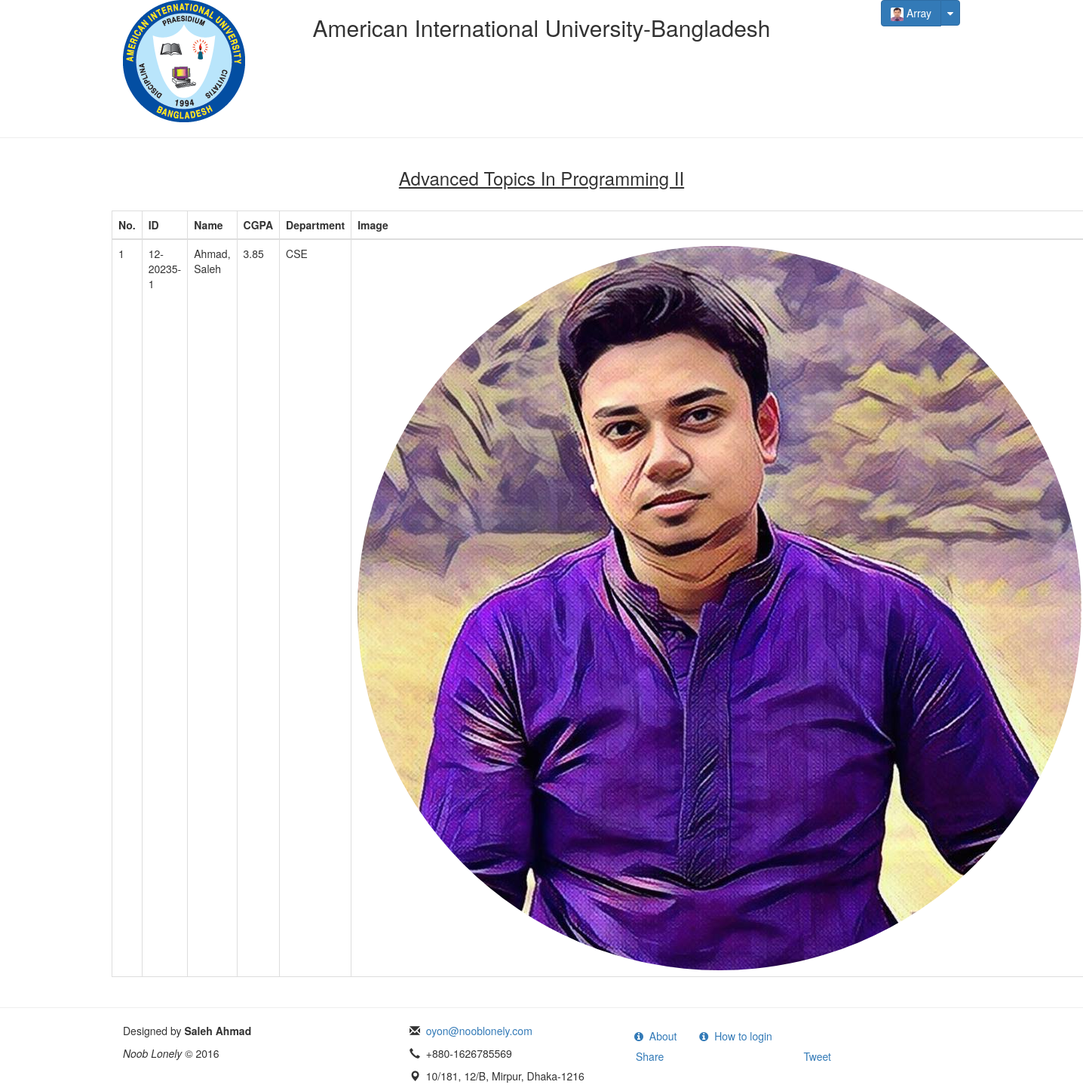
Page /studentList.php?id=1 (signed in) on the committed database.
### tables this page shows
CREATE TABLE `teacher` (
  `t_id` int(11) NOT NULL COMMENT 'teacher id',
  `t_aiub_id` varchar(15) NOT NULL COMMENT 'teacher aiub id',
  `t_name` varchar(55) NOT NULL COMMENT 'teacher name',
  `t_pass` varchar(255) NOT NULL DEFAULT '1234' COMMENT 'teacher pass',
  `t_email` varchar(100) NOT NULL COMMENT 'teacher email',
  `t_phone` text NOT NULL COMMENT 'teacher phone',
  `t_gender` text COMMENT 'teacher gender',
  `t_dob` date NOT NULL COMMENT 'teacher date of birth',
  `t_image` varchar(255) NOT NULL DEFAULT 'default-user.png' COMMENT 'teacher image',
  `t_designation` varchar(255) NOT NULL DEFAULT 'Lecturer' COMMENT 'teacher designation',
  `img_contents` text COMMENT 'Teacher''s profile Picture''s Contents',
  `t_small_image` text COMMENT 'Teacher''s Image Icon'
);

CREATE TABLE `course` (
  `c_id` int(11) NOT NULL COMMENT 'course id',
  `c_name` varchar(55) NOT NULL COMMENT 'course name',
  `t_id` int(11) NOT NULL DEFAULT '0' COMMENT 'teacher id'
);

CREATE TABLE `student` (
  `s_id` int(11) NOT NULL COMMENT 'student id',
  `s_aiub_id` varchar(15) NOT NULL COMMENT 'student aiub id',
  `s_full_name` varchar(55) NOT NULL COMMENT 'student full name',
  `s_cgpa` float NOT NULL DEFAULT '0' COMMENT 'student cgpa',
  `s_phone` varchar(20) NOT NULL COMMENT 'student phone',
  `s_email` varchar(55) DEFAULT NULL COMMENT 'student email',
  `s_pass` varchar(255) NOT NULL DEFAULT '1234' COMMENT 'student password',
  `s_dept` varchar(10) NOT NULL COMMENT 'student department',
  `s_image` text COMMENT 'student image',
  `s_gender` varchar(10) DEFAULT NULL COMMENT 'student gender',
  `s_dob` date DEFAULT NULL COMMENT 'student date of birth',
  `s_small_image` text COMMENT 'Student''s Image Icon',
  `img_contents` text COMMENT 'Contents of Image'
);

### model/db.php (called while the page is built, shortened)
<?php
function getCourseName($cid)
{
	$conn = db_conn();
	$sql = "SELECT `c_name` FROM `course`
WHERE `c_id` = ".mysqli_real_escape_string($conn, $cid);
	$result = mysqli_query($conn, $sql);
	$row = mysqli_fetch_array($result, MYSQLI_ASSOC);
	return $row['c_name'];
}
function studentList($cid)
{
	$conn = db_conn();
	$sql = "SELECT student.s_id, `s_aiub_id`, `s_full_name`, `s_cgpa`, `s_dept`, `s_image`
FROM `student`
INNER JOIN `teacher_student_course` ON student.s_id = teacher_student_course.s_id
WHERE teacher_student_course.c_id = ".mysqli_real_escape_string($conn, $cid)."
ORDER BY student.s_full_name";
	$result = mysqli_query($conn, $sql);
	$row = array();
	for($i=0; $i< mysqli_num_rows($result); $i++){
		$row[] = mysqli_fetch_array($result, MYSQLI_ASSOC);
	}
	return $row;
}
function returnTeacherPic($tid)
{
	$conn = db_conn();
	$sql = "SELECT `t_small_image` FROM `teacher`
WHERE `t_id` = ".mysqli_real_escape_string($conn, $tid);
	$result = mysqli_query($conn, $sql);
	$row = mysqli_fetch_array($result, MYSQLI_ASSOC);
	$teacherImage = $row['t_small_image'];
	return $teacherImage;
}

### studentList.php (the view, shortened to what this page needs)
<?php
	$cid          = $_GET['id'];
	$outputString = studentList($cid);
?>
<!DOCTYPE html>
<html lang="en">
	<head>
		<?php require_once 'head.php'; ?>
	</head>
	<body>
		<div id="wrap">
			<main>
				<div class="container">
					<header>
						<div class="row">
							<div class="col-md-12">
								<?php require_once 'header.php'; ?>
							</div>
						</div>
					</header>
				</div>
				<hr />
				<div class="container">
					<section>
						<div class="row">
							<div class="col-md-12">
								<div class="text-center">
									<h3><ins><?= getCourseName($_GET['id']) ?></ins></h3>
								</div>
								<br />
								<?php if(!count($outputString)): ?>
									<h3>No Data Found.</h3>
								<?php else: ?>
								<table class="table table-bordered">
									<thead>
										<tr>
											<th>No.</th>
											<th>ID</th>
											<th>Name</th>
											<th>CGPA</th>
											<th>Department</th>
											<th>Image</th>
										</tr>
									</thead>
									<tbody>
										<?php $i=1; foreach($outputString as $value):?>
											<tr>
												<td><?= $i; ?></td>
												<td><?= htmlentities(stripcslashes($value['s_aiub_id']), ENT_QUOTES, 'UTF-8'); ?></td>
												<td><?= htmlentities(stripcslashes($value['s_full_name']), ENT_QUOTES, 'UTF-8'); ?></td>
												<td><?= htmlentities(stripcslashes(number_format((float)$value['s_cgpa'], 2, '.', '')), ENT_QUOTES, 'UTF-8'); ?></td>
												<td><?= htmlentities(stripcslashes($value['s_dept']), ENT_QUOTES, 'UTF-8'); ?></td>
												<td>
													<img src="<?= STUDENTPP, '/', htmlentities(stripcslashes($value['s_image']), ENT_QUOTES, 'UTF-8'); ?>" alt="Profile Pic" class="img-circle zoom">
												</td>
											</tr>
											<?php $i++; endforeach; ?>
									</tbody>
								</table>
                                <?php endif; ?>
							</div>
						</div>
					</section>
				</div>
			</main>
		</div>
		<?php require_once 'footer.php' ?>
	</body>
</html>

### header.php (shortened to what this page needs)
<div class="col-lg-2 col-md-3 padding20">
	<img src="<?= SERVER; ?>/assets/img/aiub.png" alt="aiub logo" class="center-block" />
</div>
<div class="col-lg-8 col-md-6 text-center">
	<h2>American International University-Bangladesh</h2>
</div>
<div class="col-lg-2 col-md-3 padding20">
	<?php if(isset($_SESSION['teacher']) || isset($_SESSION['stud']) || isset($_SESSION['authority'])): ?>
	<div class="pull-right">
		<div class="btn-group">
			<a class="btn btn-primary">
				<?php
                if(isset($_SESSION['teacher'])) {
                    echo '<img src="'.TEACHERPPICO.'/'.returnTeacherPic($_SESSION['tid']).'" alt="" style="border-radius: 2px;" />', '<span>   '.$_SESSION['teacher'].'</span>';
				} elseif (isset($_SESSION['stud'])) {
					echo '<img src="'.STUDENTPPICO.'/'.returnStdentPic($_SESSION['sid']).'" alt="" style="border-radius: 2px;" />', '<span>   '.$_SESSION['stud'].'</span>';
				} elseif(isset($_SESSION['authority'])) {
					echo '<img src="'.SERVER.'/assets/img/authority/hasansir.jpg" alt="authority propic" style="border-radius: 2px;width: 17px;height: 18px;" />', '<span>   '.$_SESSION['authority'].'</span>';
				} ?>
			</a>
			<a class="btn btn-primary dropdown-toggle" data-toggle="dropdown" href="#">
				<span class="fa fa-caret-down"></span></a>
		</div>
	</div>
	<?php endif; ?>
</div>

### rows in the picture
teacher: t_small_image (picture)
course: c_name "Advanced Topics In Programming II"
student: s_aiub "12-20235-1", s_full_name "Ahmad, Saleh", s_cgpa "3.85", s_dept "CSE", s_image (picture)

### other values in the picture
$_SESSION['teacher'] "Array"
